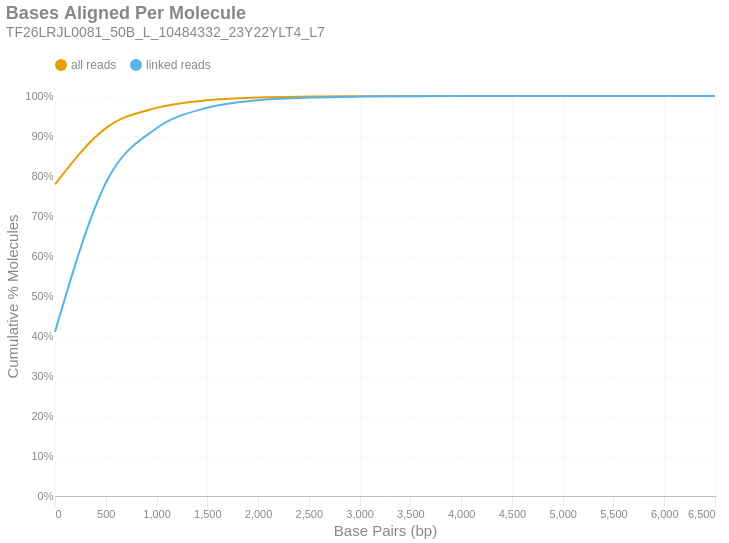

Write notebook code for a chart like this one.
### Markdown cell above
### Bases Aligned Per Molecule
This is a cumulative frequency distribution showing the number of base pairs aligned per unique molecule. These data are shown in 500 bp bins. There are two distributions: one with `all reads` (yellow) and another with only `linked reads` (blue). The percent of molecules in the `linked reads` distribution is relative to the total number of linked molecules.

### Code cell
if SKIPLR:
    print_html(f"Skipped")
else:
    binned_df = consolidated_hist(valids['aligned_bp'], mask, 500, True)
    with SafeRender(binned_df):
        (
            density_plot(binned_df, 'Bases Aligned Per Molecule', samplename, 'basesper')
            .encode(
                x=alt.X('bin:Q', title="Base Pairs (bp)").axis(tickMinStep=500).scale(padding=0),
                y=alt.Y('value:Q', title='Cumulative % Molecules')
                    .axis(format='%')
                    .scale(domain = [0,1])
                    .stack(False),
                color=alt.Color("key:N").scale(domain = ["all reads", "linked reads"]),
                tooltip = [
                    alt.Tooltip("key:N", title = "Data Type"),
                    alt.Tooltip("range_label:N", title="Bases Aligned Per Molecule"),
                    alt.Tooltip("value:Q", format = ".2%", title="% Molecules (Cum.)")
                ]
            )
        ).display()

### Figure 1 — Vega-Lite specification as saved in the notebook (floating-point values rounded to 4 significant figures)
{"width": "container", "height": 400, "config": {"title": {"anchor": "start", "dy": -15, "fontSize": 18, "color": "#888888", "subtitleColor": "#888888", "subtitleFontSize": 14}, "arc": {"fill": "#0072B2"}, "axis": {"domainColor": "#888888", "domainWidth": 0.5, "gridWidth": 0.2, "grid": false, "titleFontWeight": 400, "titleFontSize": 15, "labelFontSize": 11, "labelColor": "#888888", "tickColor": "#888888", "tickWidth": 0.2, "titleColor": "#888888"}, "axisBand": {"grid": false}, "axisX": {"grid": true, "tickSize": 10, "domainCap": "round"}, "axisY": {"domain": false, "grid": true, "tickSize": 0, "domainCap": "round"}, "background": "transparent", "header": {"labelFontSize": 15, "labelColor": "#888888", "titleFontSize": 15, "titleFontWeight": 600, "titleColor": "#888888"}, "legend": {"labelFont": "sans-serif", "labelFontSize": 12, "labelColor": "#888888", "symbolSize": 100, "symbolType": "circle", "titleFontSize": 12, "titlePadding": 10, "titleColor": "#888888", "title": null, "orient": "top"}, "range": {"category": ["#E69F00", "#56B4E9", "#009E73", "#F0E442", "#0072B2", "#D55E00", "#CC79A7", "#000000"], "diverging": ["#cfe8f3", "#a2d4ec", "#73bfe2", "#46abdb", "#1696d2", "#12719e"]}, "area": {"fill": "#0072B2", "fillOpacity": 0.7, "line": true, "strokeOpacity": 0.7}, "line": {"color": "#0072B2", "stroke": "#0072B2", "strokeWidth": 2}, "trail": {"color": "#0072B2", "stroke": "#0072B2", "strokeWidth": 0, "size": 1}, "point": {"filled": true, "fillOpacity": 1.0, "size": 95}, "text": {"color": "#888888", "fontSize": 11, "align": "right", "fontWeight": 400, "size": 11}, "bar": {"fill": "#0072B2", "stroke": null}, "view": {"stroke": null, "continuousWidth": 660, "continuousHeight": 400}}, "data": {"name": "data-19fe2fbbfe0e2b462576e590f89f21cc"}, "mark": {"type": "line", "interpolate": "monotone", "point": {"opacity": 0, "size": 275}}, "encoding": {"color": {"field": "key", "scale": {"domain": ["all reads", "linked reads"]}, "type": "nominal"}, "tooltip": [{"field": "key", "title": "Data Type", "type": "nominal"}, {"field": "range_label", "title": "Bases Aligned Per Molecule", "type": "nominal"}, {"field": "value", "format": ".2%", "title": "% Molecules (Cum.)", "type": "quantitative"}], "x": {"axis": {"tickMinStep": 500}, "field": "bin", "scale": {"padding": 0}, "title": "Base Pairs (bp)", "type": "quantitative"}, "y": {"axis": {"format": "%"}, "field": "value", "scale": {"domain": [0, 1]}, "stack": false, "title": "Cumulative % Molecules", "type": "quantitative"}}, "params": [{"name": "param_c36ac31b6afebe62", "select": {"type": "point", "fields": ["key"]}, "bind": "legend"}], "title": {"text": "Bases Aligned Per Molecule", "subtitle": "TF26LRJL0081_50B_L_10484332_23Y22YLT4_L7"}, "transform": [{"fold": ["all reads (cumsum)", "linked reads (cumsum)"]}, {"calculate": "replace(datum.key, ' (cumsum)', '')", "as": "key"}, {"filter": {"param": "param_c36ac31b6afebe62"}}], "usermeta": {"embedOptions": {"downloadFileName": "TF26LRJL0081_50B_L_10484332_23Y22YLT4_L7.basesper"}}, "$schema": "https://vega.github.io/schema/vega-lite/v6.4.1.json", "datasets": {"data-19fe2fbbfe0e2b462576e590f89f21cc": [{"bin": "0.0", "interval": "0.0-500.0", "all reads": 0.7789, "linked reads": 0.41, "all reads (cumsum)": 0.7789, "linked reads (cumsum)": 0.41, "range_label": "0-499"}, {"bin": "500.0", "interval": "500.0-1000.0", "all reads": 0.1407, "linked reads": 0.3725, "all reads (cumsum)": 0.9196, "linked reads (cumsum)": 0.7825, "range_label": "500-999"}, {"bin": "1000.0", "interval": "1000.0-1500.0", "all reads": 0.05066, "linked reads": 0.1369, "all reads (cumsum)": 0.9702, "linked reads (cumsum)": 0.9194, "range_label": "1000-1499"}, {"bin": "1500.0", "interval": "1500.0-2000.0", "all reads": 0.01887, "linked reads": 0.05112, "all reads (cumsum)": 0.9891, "linked reads (cumsum)": 0.9705, "range_label": "1500-1999"}, {"bin": "2000.0", "interval": "2000.0-2500.0", "all reads": 0.007029, "linked reads": 0.01904, "all reads (cumsum)": 0.9962, "linked reads (cumsum)": 0.9896, "range_label": "2000-2499"}, {"bin": "2500.0", "interval": "2500.0-3000.0", "all reads": 0.002356, "linked reads": 0.006382, "all reads (cumsum)": 0.9985, "linked reads (cumsum)": 0.996, "range_label": "2500-2999"}, {"bin": "3000.0", "interval": "3000.0-3500.0", "all reads": 0.0009473, "linked reads": 0.002567, "all reads (cumsum)": 0.9995, "linked reads (cumsum)": 0.9985, "range_label": "3000-3499"}, {"bin": "3500.0", "interval": "3500.0-4000.0", "all reads": 0.0003315, "linked reads": 0.0008981, "all reads (cumsum)": 0.9998, "linked reads (cumsum)": 0.9994, "range_label": "3500-3999"}, {"bin": "4000.0", "interval": "4000.0-4500.0", "all reads": 0.0001355, "linked reads": 0.0003672, "all reads (cumsum)": 0.9999, "linked reads (cumsum)": 0.9998, "range_label": "4000-4499"}, {"bin": "4500.0", "interval": "4500.0-5000.0", "all reads": 3.83e-05, "linked reads": 0.0001038, "all reads (cumsum)": 1.0, "linked reads (cumsum)": 0.9999, "range_label": "4500-4999"}, {"bin": "5000.0", "interval": "5000.0-5500.0", "all reads": 2.652e-05, "linked reads": 7.185e-05, "all reads (cumsum)": 1.0, "linked reads (cumsum)": 1.0, "range_label": "5000-5499"}, {"bin": "5500.0", "interval": "5500.0-6000.0", "all reads": 8.839e-06, "linked reads": 2.395e-05, "all reads (cumsum)": 1.0, "linked reads (cumsum)": 1.0, "range_label": "5500-5999"}, {"bin": "6000.0", "interval": "6000.0-6500.0", "all reads": 2.946e-06, "linked reads": 7.983e-06, "all reads (cumsum)": 1.0, "linked reads (cumsum)": 1.0, "range_label": "6000-6499"}, {"bin": "6500.0", "interval": "6500.0-7000.0", "all reads": 2.946e-06, "linked reads": 7.983e-06, "all reads (cumsum)": 1.0, "linked reads (cumsum)": 1.0, "range_label": "6500-6999"}]}}
